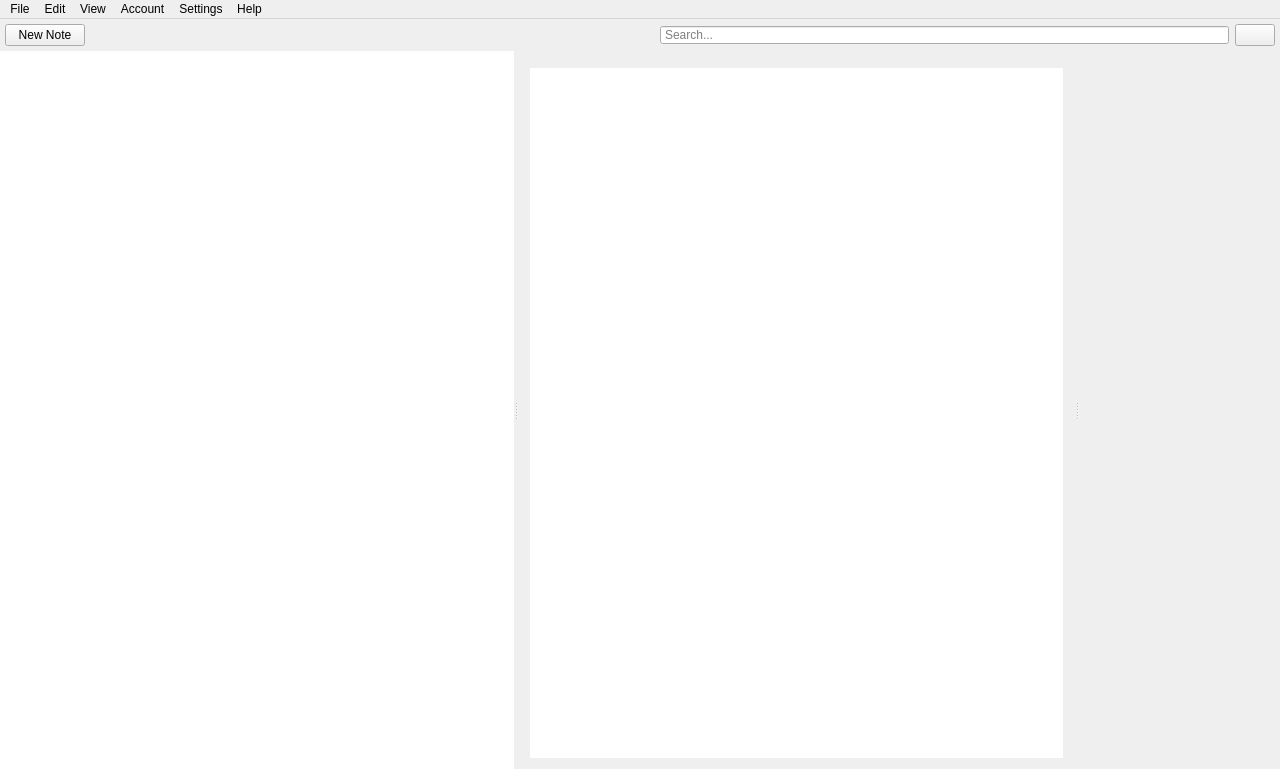
<?xml version="1.0" encoding="UTF-8"?>
<ui version="4.0">
 <class>MainWindow</class>
 <widget class="QMainWindow" name="MainWindow">
  <property name="geometry">
   <rect>
    <x>0</x>
    <y>0</y>
    <width>1280</width>
    <height>769</height>
   </rect>
  </property>
  <property name="windowTitle">
   <string>Notes</string>
  </property>
  <property name="styleSheet">
   <string notr="true">#notebooksLabel {
  padding: 5px;
  padding-bottom: 5px;
}

QSplitter::handle {
/*  border-width: 100px;*/
}

/*
Escriba QTextEdit, Escriba QPlainTextEdit{
  max-width: 750px;
}
*/</string>
  </property>
  <widget class="QWidget" name="centralWidget">
   <property name="minimumSize">
    <size>
     <width>0</width>
     <height>352</height>
    </size>
   </property>
   <layout class="QVBoxLayout" name="verticalLayout">
    <property name="spacing">
     <number>0</number>
    </property>
    <property name="sizeConstraint">
     <enum>QLayout::SetMaximumSize</enum>
    </property>
    <property name="leftMargin">
     <number>0</number>
    </property>
    <property name="topMargin">
     <number>0</number>
    </property>
    <property name="rightMargin">
     <number>0</number>
    </property>
    <property name="bottomMargin">
     <number>0</number>
    </property>
    <item>
     <widget class="QWidget" name="customToolbar" native="true">
      <property name="maximumSize">
       <size>
        <width>16777215</width>
        <height>40</height>
       </size>
      </property>
      <property name="autoFillBackground">
       <bool>false</bool>
      </property>
      <property name="styleSheet">
       <string notr="true"/>
      </property>
      <layout class="QHBoxLayout" name="horizontalLayout">
       <property name="sizeConstraint">
        <enum>QLayout::SetMaximumSize</enum>
       </property>
       <property name="leftMargin">
        <number>5</number>
       </property>
       <property name="topMargin">
        <number>5</number>
       </property>
       <property name="rightMargin">
        <number>5</number>
       </property>
       <property name="bottomMargin">
        <number>5</number>
       </property>
       <item>
        <layout class="QHBoxLayout" name="horizontalLayout_3">
         <property name="spacing">
          <number>6</number>
         </property>
         <property name="topMargin">
          <number>0</number>
         </property>
         <property name="bottomMargin">
          <number>0</number>
         </property>
         <item>
          <widget class="QPushButton" name="newNoteButton">
           <property name="text">
            <string>New Note</string>
           </property>
           <property name="iconSize">
            <size>
             <width>16</width>
             <height>16</height>
            </size>
           </property>
          </widget>
         </item>
         <item>
          <spacer name="horizontalSpacer">
           <property name="orientation">
            <enum>Qt::Horizontal</enum>
           </property>
           <property name="sizeHint" stdset="0">
            <size>
             <width>40</width>
             <height>20</height>
            </size>
           </property>
          </spacer>
         </item>
         <item>
          <widget class="QLineEdit" name="searchBar">
           <property name="focusPolicy">
            <enum>Qt::ClickFocus</enum>
           </property>
           <property name="styleSheet">
            <string notr="true">padding: 0 2px;</string>
           </property>
           <property name="placeholderText">
            <string>Search...</string>
           </property>
          </widget>
         </item>
         <item>
          <widget class="QPushButton" name="userButton">
           <property name="text">
            <string/>
           </property>
           <property name="icon">
            <iconset theme="im-user">
             <normaloff>.</normaloff>.</iconset>
           </property>
           <property name="checkable">
            <bool>false</bool>
           </property>
          </widget>
         </item>
        </layout>
       </item>
      </layout>
     </widget>
    </item>
    <item>
     <widget class="QWidget" name="contentArea" native="true">
      <property name="styleSheet">
       <string notr="true"/>
      </property>
      <layout class="QVBoxLayout" name="verticalLayout_3">
       <property name="leftMargin">
        <number>0</number>
       </property>
       <property name="topMargin">
        <number>0</number>
       </property>
       <property name="rightMargin">
        <number>0</number>
       </property>
       <property name="bottomMargin">
        <number>0</number>
       </property>
       <item>
        <widget class="QSplitter" name="mainSplitter">
         <property name="orientation">
          <enum>Qt::Horizontal</enum>
         </property>
         <widget class="QFrame" name="theSidebar">
          <property name="styleSheet">
           <string notr="true">.QFrame {
  border: 0;
}
QTreeView, QListView, QToolButton, #notebookFrame, #tagFrame {
  background-color: palette(light);
}
QToolButton {
  border: 0;
  padding: 6 0;
}
QToolButton:hover {
  background-color: #6D6D6D;
}
#notebookFrame, #tagFrame {
}

QTreeView::item {
    height: 35px;
}
QTreeView {
  border: 0 !important;
  margin: 0;
}</string>
          </property>
          <layout class="QVBoxLayout" name="sidebar">
           <property name="spacing">
            <number>0</number>
           </property>
           <property name="leftMargin">
            <number>0</number>
           </property>
           <property name="topMargin">
            <number>0</number>
           </property>
           <property name="rightMargin">
            <number>0</number>
           </property>
           <property name="bottomMargin">
            <number>0</number>
           </property>
           <item>
            <widget class="CustomTreeView" name="TheTree">
             <property name="sizePolicy">
              <sizepolicy hsizetype="Preferred" vsizetype="MinimumExpanding">
               <horstretch>0</horstretch>
               <verstretch>0</verstretch>
              </sizepolicy>
             </property>
             <property name="cursor" stdset="0">
              <cursorShape>ArrowCursor</cursorShape>
             </property>
             <property name="styleSheet">
              <string notr="true"/>
             </property>
             <property name="indentation">
              <number>10</number>
             </property>
             <property name="animated">
              <bool>false</bool>
             </property>
             <property name="wordWrap">
              <bool>true</bool>
             </property>
            </widget>
           </item>
          </layout>
         </widget>
         <widget class="QWidget" name="layoutWidget">
          <layout class="QVBoxLayout" name="verticalLayout_2">
           <item>
            <widget class="QWidget" name="noteListAddons" native="true"/>
           </item>
           <item>
            <widget class="CustomListView" name="noteList">
             <property name="sizePolicy">
              <sizepolicy hsizetype="Preferred" vsizetype="Expanding">
               <horstretch>0</horstretch>
               <verstretch>0</verstretch>
              </sizepolicy>
             </property>
             <property name="styleSheet">
              <string notr="true">border-top: 0;
border-bottom: 0;
</string>
             </property>
            </widget>
           </item>
          </layout>
         </widget>
         <widget class="Escriba" name="noteEditingArea" native="true">
          <property name="styleSheet">
           <string notr="true">#noteEditingArea {
  border: 0;
}</string>
          </property>
         </widget>
        </widget>
       </item>
      </layout>
     </widget>
    </item>
   </layout>
  </widget>
  <widget class="QMenuBar" name="menuBar">
   <property name="geometry">
    <rect>
     <x>0</x>
     <y>0</y>
     <width>1280</width>
     <height>20</height>
    </rect>
   </property>
   <widget class="QMenu" name="menuFile">
    <property name="title">
     <string>File</string>
    </property>
    <widget class="QMenu" name="menuNew">
     <property name="title">
      <string>New</string>
     </property>
     <addaction name="actionNote"/>
     <addaction name="actionNotebook"/>
     <addaction name="actionTag"/>
    </widget>
    <addaction name="menuNew"/>
   </widget>
   <widget class="QMenu" name="menuEdit">
    <property name="title">
     <string>Edit</string>
    </property>
    <addaction name="actionCopy"/>
    <addaction name="actionCut"/>
    <addaction name="actionPaste"/>
   </widget>
   <widget class="QMenu" name="menuAccount">
    <property name="title">
     <string>Account</string>
    </property>
    <addaction name="actionLog_in"/>
    <addaction name="actionSyncronise"/>
   </widget>
   <widget class="QMenu" name="menuSettings">
    <property name="title">
     <string>Settings</string>
    </property>
    <widget class="QMenu" name="menuTheme">
     <property name="title">
      <string>Theme</string>
     </property>
     <addaction name="actionDefault"/>
    </widget>
    <addaction name="actionGeneral"/>
    <addaction name="menuTheme"/>
   </widget>
   <widget class="QMenu" name="menuView">
    <property name="title">
     <string>View</string>
    </property>
    <widget class="QMenu" name="menuLayout">
     <property name="title">
      <string>Layout</string>
     </property>
     <addaction name="action_ViewDefault"/>
     <addaction name="action_ViewMinimal"/>
     <addaction name="action_viewFocus"/>
    </widget>
    <addaction name="menuLayout"/>
   </widget>
   <widget class="QMenu" name="menuHelp">
    <property name="title">
     <string>Help</string>
    </property>
    <addaction name="actionAbout"/>
    <addaction name="actionRoadmap"/>
    <addaction name="actionBug_reports"/>
    <addaction name="actionFeature_requests"/>
   </widget>
   <addaction name="menuFile"/>
   <addaction name="menuEdit"/>
   <addaction name="menuView"/>
   <addaction name="menuAccount"/>
   <addaction name="menuSettings"/>
   <addaction name="menuHelp"/>
  </widget>
  <action name="actionCopy">
   <property name="text">
    <string>Copy</string>
   </property>
  </action>
  <action name="actionPaste">
   <property name="text">
    <string>Paste</string>
   </property>
  </action>
  <action name="actionLog_in">
   <property name="text">
    <string>Log in</string>
   </property>
  </action>
  <action name="actionSyncronise">
   <property name="text">
    <string>Synchronize</string>
   </property>
  </action>
  <action name="actionNote">
   <property name="text">
    <string>Note</string>
   </property>
   <property name="shortcut">
    <string>Ctrl+N</string>
   </property>
  </action>
  <action name="actionNotebook">
   <property name="text">
    <string>Notebook</string>
   </property>
   <property name="shortcut">
    <string>Ctrl+Shift+N</string>
   </property>
  </action>
  <action name="actionTag">
   <property name="text">
    <string>Tag</string>
   </property>
   <property name="shortcut">
    <string>Ctrl+Alt+N</string>
   </property>
  </action>
  <action name="actionGeneral">
   <property name="text">
    <string>General</string>
   </property>
  </action>
  <action name="actionDefault">
   <property name="checkable">
    <bool>true</bool>
   </property>
   <property name="checked">
    <bool>true</bool>
   </property>
   <property name="text">
    <string>Default</string>
   </property>
  </action>
  <action name="action_ViewDefault">
   <property name="text">
    <string>Default</string>
   </property>
  </action>
  <action name="action_viewFocus">
   <property name="text">
    <string>Focus</string>
   </property>
  </action>
  <action name="action_ViewMinimal">
   <property name="text">
    <string>Minimal</string>
   </property>
  </action>
  <action name="actionAbout">
   <property name="text">
    <string>About</string>
   </property>
  </action>
  <action name="actionRoadmap">
   <property name="text">
    <string>Roadmap</string>
   </property>
  </action>
  <action name="actionBug_reports">
   <property name="text">
    <string>Bug reports</string>
   </property>
  </action>
  <action name="actionFeature_requests">
   <property name="text">
    <string>Feature requests</string>
   </property>
  </action>
  <action name="actionCut">
   <property name="text">
    <string>Cut</string>
   </property>
  </action>
 </widget>
 <layoutdefault spacing="6" margin="11"/>
 <customwidgets>
  <customwidget>
   <class>Escriba</class>
   <extends>QWidget</extends>
   <header location="global">escriba.h</header>
   <container>1</container>
  </customwidget>
  <customwidget>
   <class>CustomListView</class>
   <extends>QListView</extends>
   <header location="global">customlistview.h</header>
  </customwidget>
  <customwidget>
   <class>CustomTreeView</class>
   <extends>QTreeView</extends>
   <header location="global">customtreeview.h</header>
  </customwidget>
 </customwidgets>
 <resources/>
 <connections/>
</ui>
